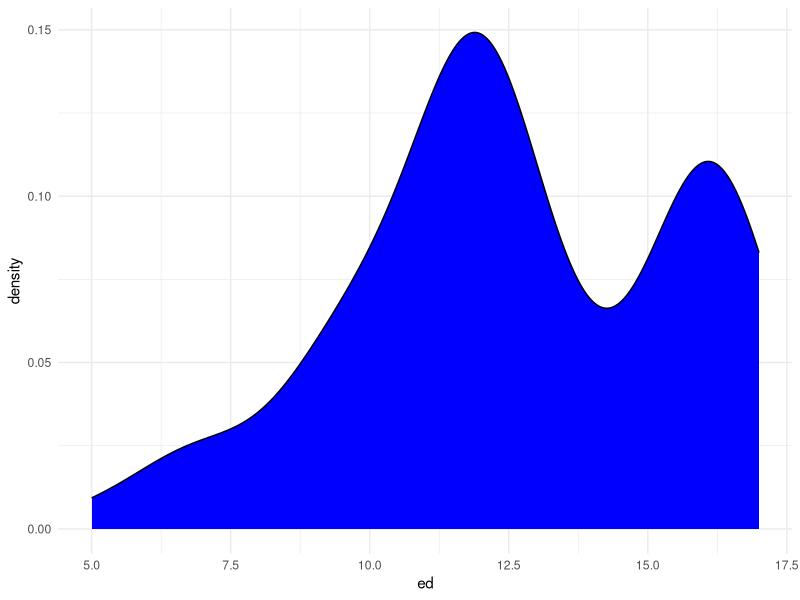

The R script that drew this image:
## ---- chunk 1
#| label: setup 
#| include: false

library(tidyverse)
library(knitr)
library(kableExtra)

set.seed(8888)

theme_set(theme_minimal())

wages <- read.csv("us.dol.wages.csv")
## ---- chunk 2
#| label: createsouthsample

south.sample <- wages %>%
    filter(south=="yes") %>% 
    slice_sample(n=100, replace=TRUE)
## ---- chunk 3
#| label: edtable
#| tbl-cap: "Summary statistics of education in subsample: South"
#| echo: false

summary_table <- south.sample %>%
  group_by(ed) %>%
  summarise(
    n = n(),
    percent = round(n / nrow(wages) * 100, 2)
  )

summary_table %>%
  kbl(col.names = c("Education Level", "Count", "Percent")) %>%
  kable_styling()
## ---- chunk 4
#| label: nearlynormalcheck
#| fig-cap: "Distribution of education in South sample"
#| echo: false
#| message: false

ggplot(south.sample, aes(x=ed)) +
  geom_density(color="black", fill="blue")
## ---- chunk 5
#| label: difftable
#| tbl-cap: "Statistics of the difference between South and Pop on years of education"
#| echo: false

sample.mean <- round(mean(south.sample$ed), 2)
pop.mean <- round(mean(wages$ed), 2)
diff <- mean(south.sample$ed)-mean(wages$ed)
se.diff <- sd(south.sample$ed) / sqrt(100)
cv.neg <- qt(0.025, df=99)
cv.pos <- qt(0.975, df=99)

diff.lower <- cv.neg * se.diff
diff.upper <- cv.pos * se.diff

p.val.diff <- round(pt(diff / se.diff, df=99), 2)
ci <- paste0("(", diff + diff.lower, ", ", diff + diff.upper, ")")
